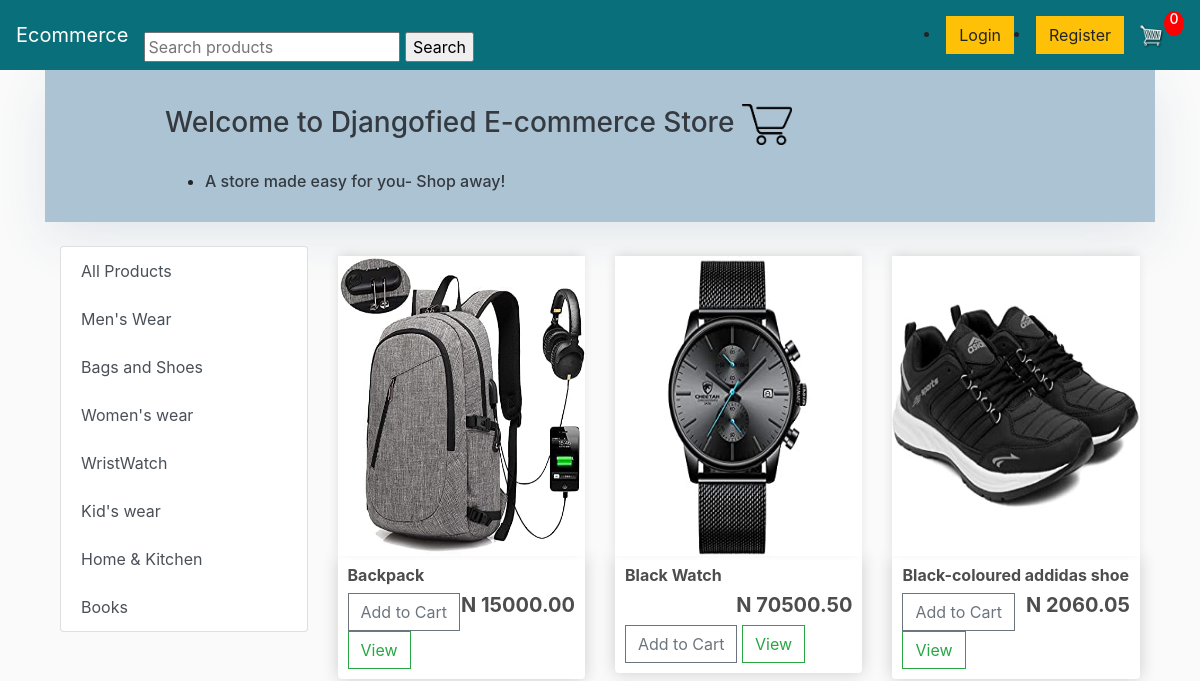
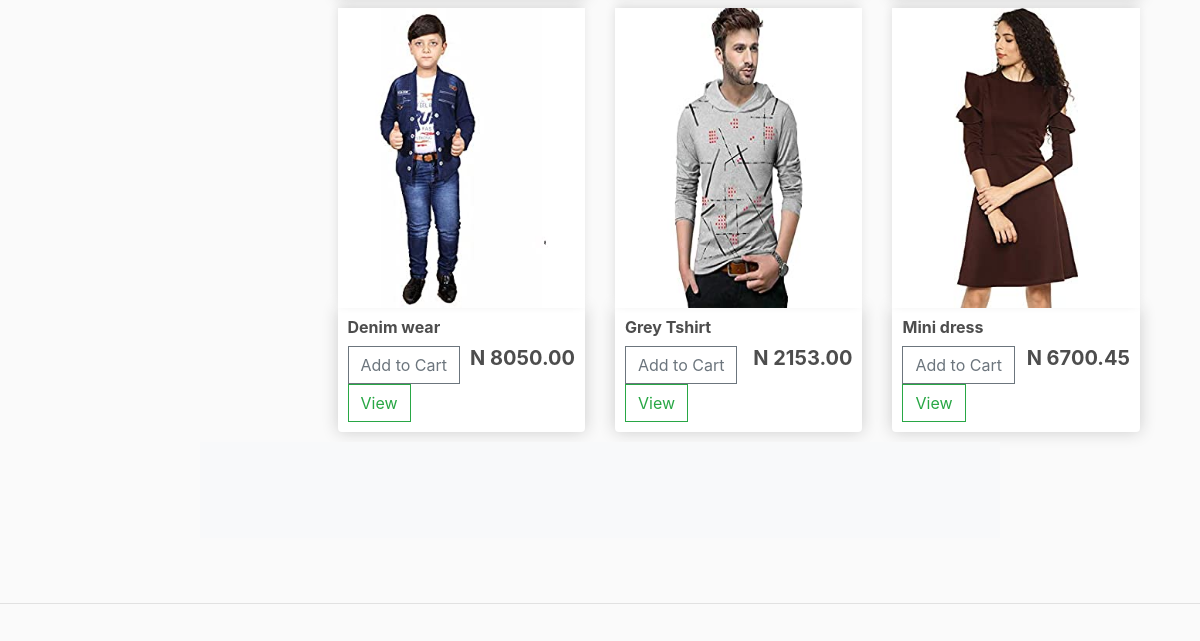
The app's page / (upper part), older data (2 pictures, top to bottom).
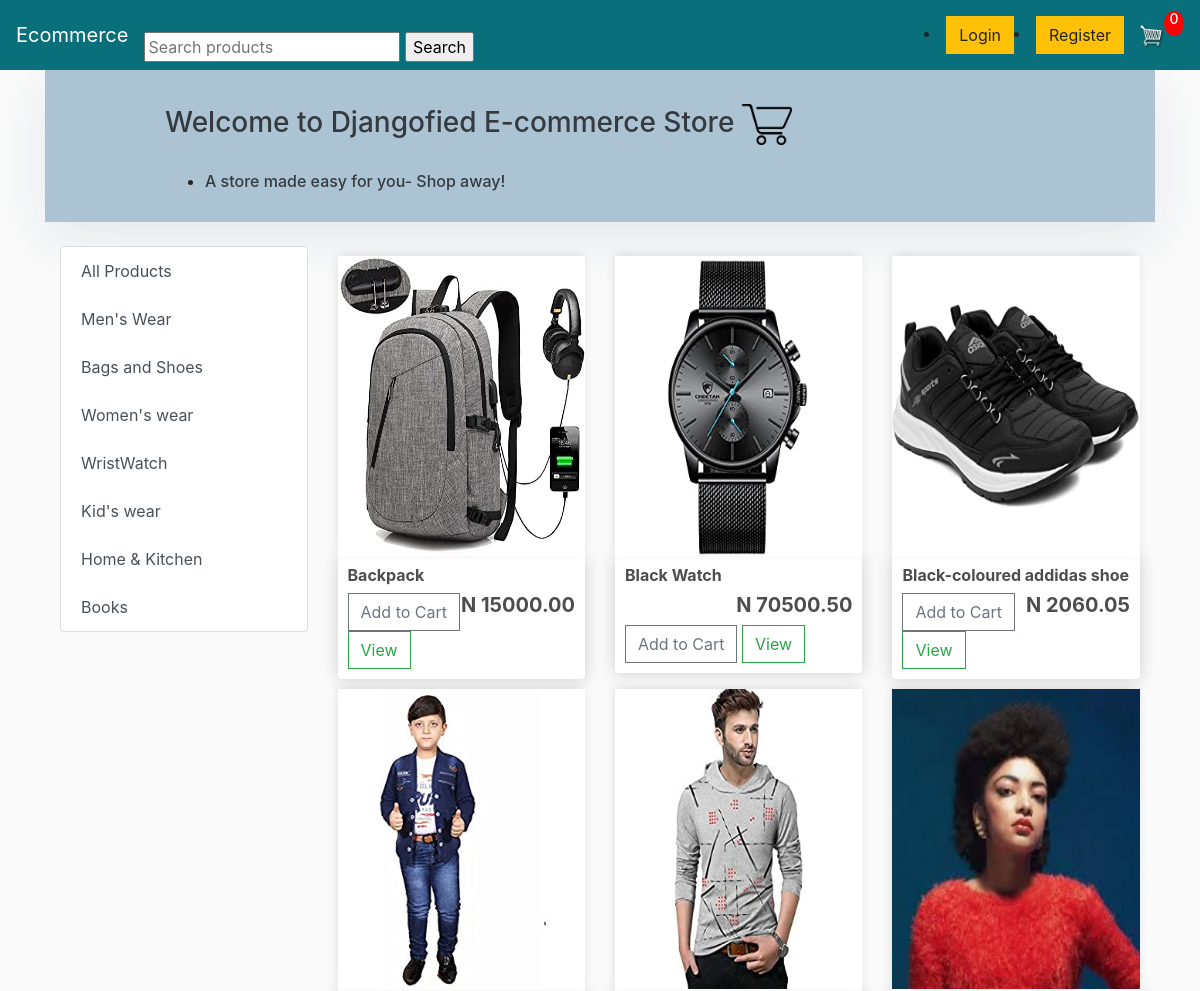
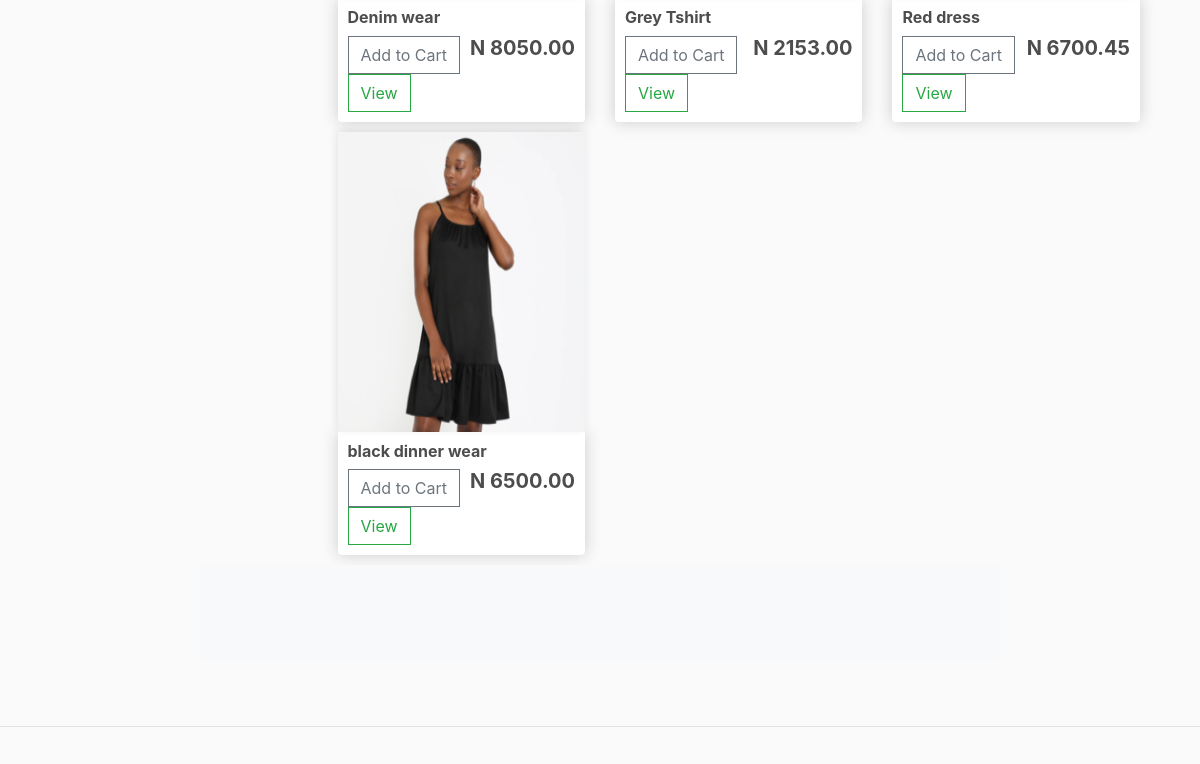
The same page, newer data (2 pictures, top to bottom).
### e_commerce/models.py (models this page shows, shortened)
class Category(models.Model):
    name = models.CharField(max_length=40, verbose_name='name')
    slug = models.SlugField(max_length=200, unique=True, null=True, blank=True)
    @staticmethod
    def get_all_categories():
        return Category.objects.all()
    class  Meta:  #new
        verbose_name_plural  =  "Categories"

class Product(models.Model):
    name = models.CharField(max_length=150)
    slug = models.SlugField(max_length=200, unique=True, null=True, blank=True)
    price = models.DecimalField(max_digits=7, decimal_places=2)
    image = models.ImageField(upload_to='product_image', null=True, blank=True)
    digital = models.BooleanField(default=False, null=True, blank=True)
    category = models.ForeignKey(Category, on_delete=models.CASCADE,default=1)
    description = models.CharField(max_length=250, default='', null=True, blank=True)
    size = models.CharField(max_length=200, null=True, blank=True, help_text='Input size of product')
    @property
    def imageURL(self):
        try:
            url = self.image.url
        except:
            url = ''
        return url
    class Meta:
        ordering = ['name']
    @staticmethod
    def get_all_products():
        return Product.objects.all().order_by('name')

### e_commerce/views.py (the view)
# urls.py: path('', views.store, name='store'),
def store(request):
    data = cartData(request)
    cartItems = data['cartItems']
    totals = Product.get_all_products()
    page = request.GET.get('page', 1)
    paginator = Paginator(totals, 9)
    try:
        users = paginator.page(page)
    except PageNotAnInteger:
        users = paginator.page(1)
    except EmptyPage:
        users = paginator.page(paginator.num_pages)
    categories = Category.get_all_categories()
    context = {
        'users': users,
        'categories': categories,
        'cartItems': cartItems
    }
    return render(request, 'e_commerce/store.html', context)

### e_commerce/utils.py (called while the page is built, shortened)
def cookieCart(request):
        try:
            cart = json.loads(request.COOKIES['cart'])
        except:
            cart = {}
        print('Cart:', cart)
        items = []
        order = {'get_cart_total':0, 'get_cart_items':0, 'shipping': False}
        cartItems = order['get_cart_items']
        return {'cartItems': cartItems, 'order':order, 'items': items}

def cartData(request):
    if request.user.is_authenticated:
        customer = request.user.customer
        order, created = Order.objects.get_or_create(customer=customer, complete=False)
        items = order.orderitem_set.all()
        cartItems = order.get_cart_items
    else:
        cookieData = cookieCart(request)
        cartItems = cookieData['cartItems']
        order = cookieData['order']
        items = cookieData['items']
    return {'cartItems': cartItems, 'order':order, 'items': items}

### e_commerce/templates/e_commerce/store.html (shortened to what this page needs)
{% extends 'base.html' %}
{% load static %}
{% block body %}
<header class="masthead">
  <div class="container">
      <div class="row mx-auto">
          <div class="col-lg-10 col-md-8 col-md-15 mx-auto">
              <div class="site-heading">
                  <h3 class=" site-heading my-4 mt-3 text-dark"> Welcome to Djangofied E-commerce Store <img src="{% static 'media/shopping-cart-.png' %}" style="width:50px;height:50px,color:text-light"></h3>
                  <ul>
                  <li><h6 class="text-dark">A store made easy for you- Shop away!</h6></li>
                 </ul>
              </div>
          </div>
      </div>
  </div>
</header>
		<div class="col-lg-3 mt-4 mx-auto float-left">
			<div class="list-group">
				<a href="/" class="list-group-item list-group-item-action btn btn-outline-success">All Products</a>
				{% for category in categories %}
				<a href="{% url 'category-details' category.slug %}"
					class="list-group-item list-group-item-action btn btn-outline-success ">{{category.name}}</a>
				{% endfor %}
			</div>
		</div>
    <br>
    <div class="row">
      {% for product in users %}
      <div class="col-lg-4">
          <img class="thumbnail" src="{{ product.imageURL }}">
          <div class="box-element product">
              <h6 class="text-align"><strong>{{ product.name }}</strong></h6>
              <h5 style="display:inline-block;float:right"><strong>N {{product.price|floatformat:2}}</strong></h5>
              <button data-product={{product.id}} data-action="add" class="btn btn-outline-secondary add-btn update-cart">Add to Cart</button>
              <a class="btn btn-outline-success" href="{% url 'product_details' product.slug %}">View</a>
          </div>
      </div>
      {% endfor %}
  </div>
</div>
<footer class="container py-5 bg-light col-lg-8">
  <div class="col-lg-4 mt-10 mx-auto float-right">
  </div>
 </footer>
 <br>
{% endblock body %}

Row changes from the older to the newer data that the page shows:
changed Product: imageURL: a different picture; name "Mini dress" → "Red dress"
added Product: imageURL (picture), name "black dinner wear", price "6500.00"
